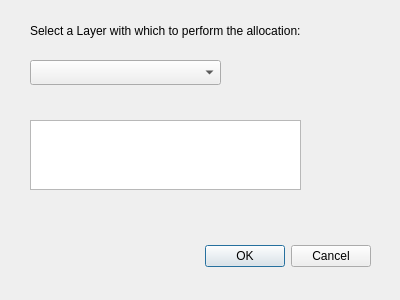
<?xml version="1.0" encoding="UTF-8"?>
<ui version="4.0">
 <class>GPSAllocatorDialogBase</class>
 <widget class="QDialog" name="GPSAllocatorDialogBase">
  <property name="geometry">
   <rect>
    <x>0</x>
    <y>0</y>
    <width>400</width>
    <height>300</height>
   </rect>
  </property>
  <property name="windowTitle">
   <string>GPSAllocator</string>
  </property>
  <widget class="QDialogButtonBox" name="button_box">
   <property name="geometry">
    <rect>
     <x>30</x>
     <y>240</y>
     <width>341</width>
     <height>32</height>
    </rect>
   </property>
   <property name="orientation">
    <enum>Qt::Horizontal</enum>
   </property>
   <property name="standardButtons">
    <set>QDialogButtonBox::Cancel|QDialogButtonBox::Ok</set>
   </property>
  </widget>
  <widget class="QComboBox" name="layerListCombo">
   <property name="geometry">
    <rect>
     <x>30</x>
     <y>60</y>
     <width>191</width>
     <height>25</height>
    </rect>
   </property>
  </widget>
  <widget class="QLabel" name="label">
   <property name="geometry">
    <rect>
     <x>30</x>
     <y>10</y>
     <width>321</width>
     <height>41</height>
    </rect>
   </property>
   <property name="text">
    <string>Select a Layer with which to perform the allocation:</string>
   </property>
   <property name="wordWrap">
    <bool>true</bool>
   </property>
  </widget>
  <widget class="QTextEdit" name="filePath">
   <property name="geometry">
    <rect>
     <x>30</x>
     <y>120</y>
     <width>271</width>
     <height>70</height>
    </rect>
   </property>
  </widget>
 </widget>
 <resources/>
 <connections>
  <connection>
   <sender>button_box</sender>
   <signal>accepted()</signal>
   <receiver>GPSAllocatorDialogBase</receiver>
   <slot>accept()</slot>
   <hints>
    <hint type="sourcelabel">
     <x>20</x>
     <y>20</y>
    </hint>
    <hint type="destinationlabel">
     <x>20</x>
     <y>20</y>
    </hint>
   </hints>
  </connection>
  <connection>
   <sender>button_box</sender>
   <signal>rejected()</signal>
   <receiver>GPSAllocatorDialogBase</receiver>
   <slot>reject()</slot>
   <hints>
    <hint type="sourcelabel">
     <x>20</x>
     <y>20</y>
    </hint>
    <hint type="destinationlabel">
     <x>20</x>
     <y>20</y>
    </hint>
   </hints>
  </connection>
 </connections>
</ui>
